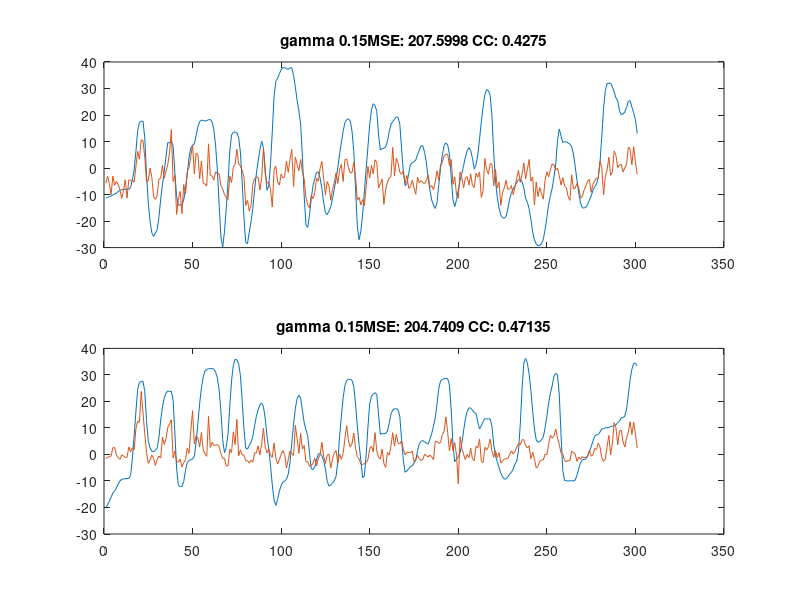

Write MATLAB code to recreate this figure.
close all;clear;clc;
load au_bin@10Hz_1750s.mat

maxCC = zeros(1, 185);
maxPos = zeros(1, 185);
for n=1:185
  cc = xcorr(x(1:10500,n), d(1:10500,1), 30);
  [maxcc, pos] = max(abs(cc));
  maxCC(n) = maxcc;
  maxPos(n) = pos-31;
  if (abs(maxPos(n))>15)
    maxPos(n) = 0;
  end
end

[~, index] = sort(maxCC, 'descend');
maxPos=maxPos(index);
x=normalize(x(:,index(1:60)));
for i=1:60
  x(:,i)=circshift(x(:,i), -maxPos(i));
end

trainN = 0.6*N;
trainX = x(1:trainN,:);
trainD = d(1:trainN,:);
testN = 0.4*N;
testX = x(trainN+1:end,:);
testD = d(trainN+1:end,:);

gamma = 0.15;
grnnPredict = zeros(testN, 2);
for i=1:testN
  delta = testX(i,:) - x(i:trainN+i-1,:);
  Dsquare = sum(delta.^2, 2);
  kernel = exp(-Dsquare*gamma);
  grnnPredict(i,:) = (kernel'*d(i:trainN+i-1,:))/sum(kernel);
end

mse=(testD-grnnPredict)'*(testD-grnnPredict)/testN;
cc = corrcoef(testD(:,1), grnnPredict(:,1));
disp(['MSE: ', num2str(mse(1)), ' CC: ', num2str(cc(2))])

figure(1)
subplot(2,1,1)
plot(testD(580:880,1))
hold on
plot(grnnPredict(580:880,1))
hold off
title(['gamma ', num2str(gamma), 'MSE: ', num2str(mse(1)), ' CC: ', num2str(cc(2))])
subplot(2,1,2)
plot(testD(580:880,2))
hold on
plot(grnnPredict(580:880,2))
hold off
cc = corrcoef(testD(:,2), grnnPredict(:,2));
title(['gamma ', num2str(gamma), 'MSE: ', num2str(mse(4)), ' CC: ', num2str(cc(2))])
